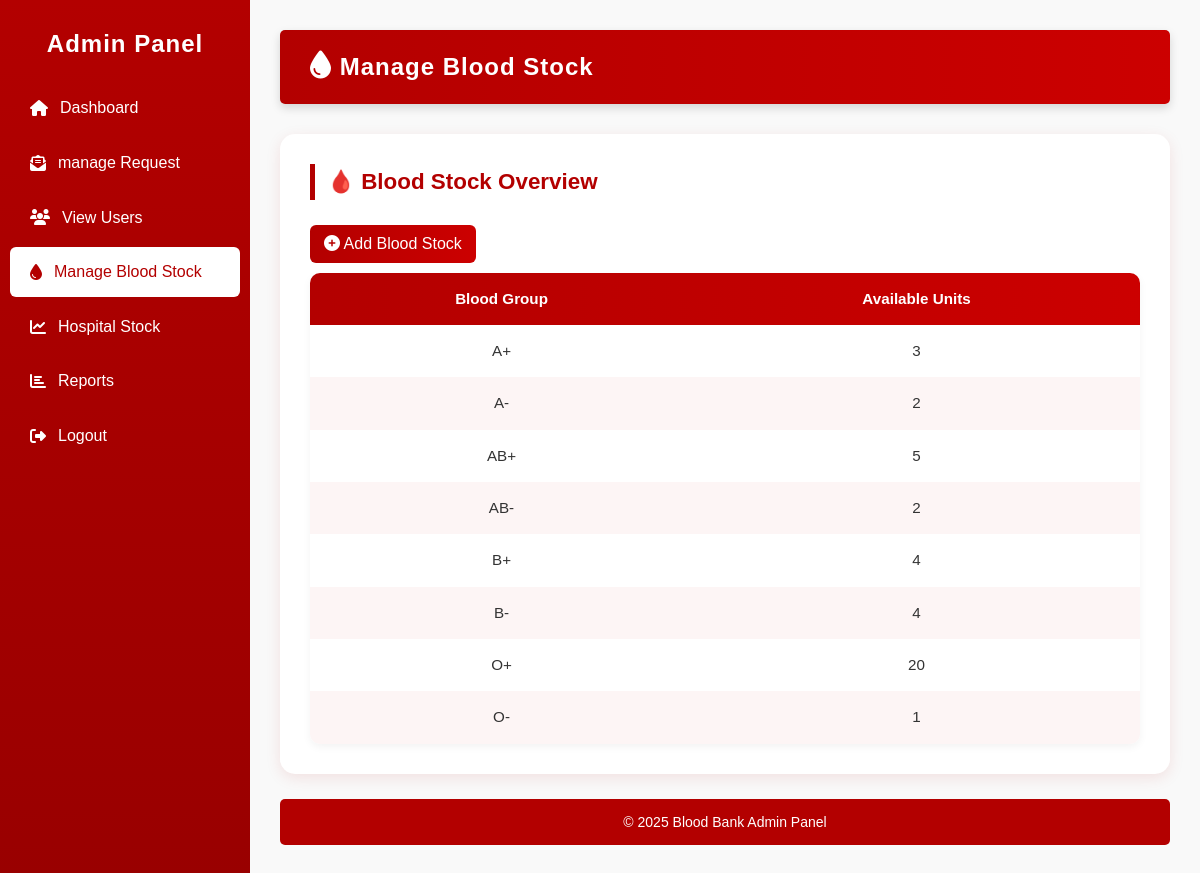
The page /manage_stock_admin/ (signed in) on the database its author committed.
### BB_app/models.py (models this page shows, shortened)
class BloodStock(models.Model):
    units = models.PositiveIntegerField(default=0)
    hospital = models.ForeignKey(HospitalProfile, on_delete=models.CASCADE, null=True, blank=True)
    blood_group = models.CharField(max_length=3, choices=[
        ('A+', 'A+'), ('A-', 'A-'),
        ('B+', 'B+'), ('B-', 'B-'),
        ('O+', 'O+'), ('O-', 'O-'),
        ('AB+', 'AB+'), ('AB-', 'AB-'),
    ])
    units_available = models.PositiveIntegerField(default=0)
    last_updated = models.DateTimeField(auto_now=True)

### BB_app/views.py (the view)
# urls.py: path('manage_stock_admin/', views.manage_stock_admin, name='manage_stock_admin'),
@admin_required
def manage_stock_admin(request):
    stocks = BloodStock.objects.filter(hospital__isnull=True).order_by('blood_group')
    return render(request, 'manage_stock.html', {'stocks': stocks})

### BB_app/views.py (called while the page is built)
def admin_required(view_func):
    return user_passes_test(lambda u: u.is_superuser, login_url='login')(view_func)

### BB_app/templates/manage_stock.html (shortened to what this page needs)
{% extends 'admin_master.html' %}
{% block content %}
<div class="dashboard-header fade-in">
  <h2><i class="fa fa-tint me-2"></i> Manage Blood Stock</h2>
</div>
<div class="hospital-stock-card fade-in">
  <h3 class="stock-title">
    🩸 Blood Stock Overview
  </h3>
  <div class="d-flex justify-content-end mb-3">
    <a href="{% url 'add_stock' %}" class="show-btn">
      <i class="fa fa-plus-circle me-2"></i> Add Blood Stock
    </a>
  </div>
  {% if stocks %}
  <div class="table-responsive">
    <table class="table custom-table align-middle text-center">
      <thead>
        <tr>
          <th>Blood Group</th>
          <th>Available Units</th>
        </tr>
      </thead>
      <tbody>
        {% for stock in stocks %}
        <tr>
          <td class="fw-semibold text-dark">{{ stock.blood_group }}</td>
          <td>{{ stock.units_available }}</td>
        </tr>
        {% empty %}
        <tr>
          <td colspan="2" class="text-muted py-4">No blood stock available yet.</td>
        </tr>
        {% endfor %}
      </tbody>
    </table>
  </div>
  {% else %}
  <p class="text-center text-muted mt-3">No blood stock available yet.</p>
  {% endif %}
</div>
{% endblock %}

### BB_app/static/css/admin_dashboard.css (style rules this page uses)
* { margin: 0; padding: 0; box-sizing: border-box; font-family: "Poppins", sans-serif; }
body { background-color: #f9f9f9; color: #333; line-height: 1.6; scroll-behavior: smooth; }
.dashboard-header { background: linear-gradient(90deg, #b30000, #cc0000); color: #fff; padding: 18px 30px; border-radius: 5px; display: flex; justify-content: space-between; align-items: center; box-shadow: 0 4px 10px rgba(0, 0, 0, 0.15); }
.dashboard-header h2 { margin: 0; font-weight: 600; letter-spacing: 1px; }
.dashboard-header i { font-size: 28px; }
.main-content > .dashboard-header, .main-content > .welcome-box, .main-content > .stats-container { flex-shrink: 0; }
.hospital-stock-card { background: #fff; border-radius: 15px; padding: 30px; margin-top: 30px; box-shadow: 0 4px 15px rgba(179, 0, 0, 0.1); transition: transform 0.3s ease; margin-bottom: 25px; }
.stock-title { color: #b30000; font-weight: 700; margin-bottom: 25px; border-left: 5px solid #b30000; padding-left: 12px; font-size: 1.4rem; }
.custom-table { width: 100%; border-collapse: collapse; table-layout: fixed; border-radius: 10px; overflow: hidden; box-shadow: 0 3px 8px rgba(0, 0, 0, 0.05); }
.custom-table thead { background: linear-gradient(90deg, #b30000, #cc0000); color: white; font-weight: 600; }
.custom-table th, .custom-table td { padding: 14px 16px; vertical-align: middle; font-size: 0.95rem; text-align: center; word-wrap: break-word; }
.custom-table th:nth-child(1), .custom-table td:nth-child(1) { width: 30%; text-align: center; }
.custom-table th:nth-child(2), .custom-table td:nth-child(2) { width: 35%; text-align: center; }
.custom-table tbody tr:nth-child(even) { background-color: #fdf5f5; }
.show-btn { display: inline-block; background: linear-gradient(90deg, #b30000, #cc0000); color: #fff !important; padding: 6px 14px; border-radius: 6px; font-weight: 500; text-decoration: none; transition: all 0.3s ease; margin-bottom: 10px; }

### rows shown on the page
BloodStock: blood_group "A+", units_available "3"
BloodStock: blood_group "A-", units_available "2"
BloodStock: blood_group "AB+", units_available "5"
BloodStock: blood_group "AB-", units_available "2"
BloodStock: blood_group "B+", units_available "4"
BloodStock: blood_group "B-", units_available "4"
BloodStock: blood_group "O+", units_available "20"
BloodStock: blood_group "O-", units_available "1"
